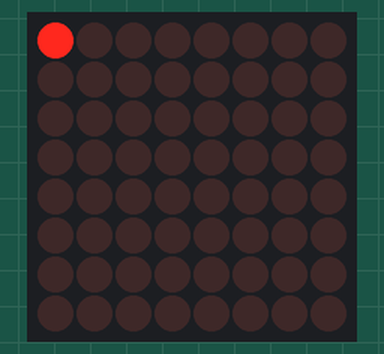
Simulated run of this sketch. Board: Arduino Uno, built with avr-gcc and run on an emulated ATmega328P. On the bench: 8×8 LED matrix.

Above: at 0.6 s.
At 4.1 s:
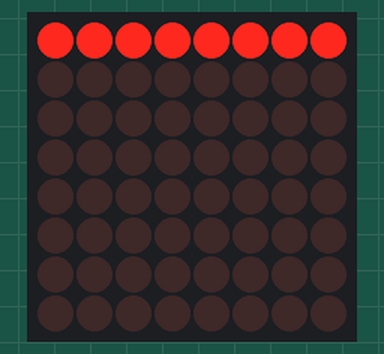
At 9.1 s:
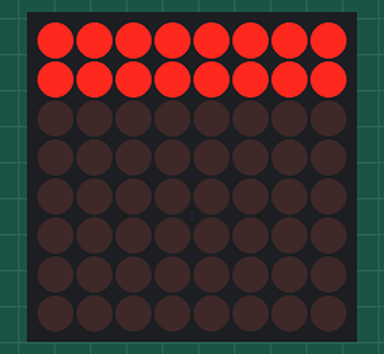
At 14.1 s:
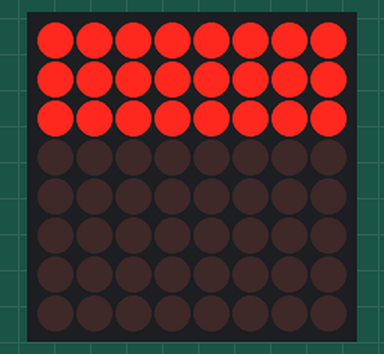
At 19.1 s:
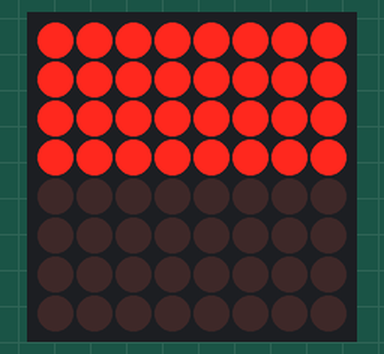
At 34.1 s:
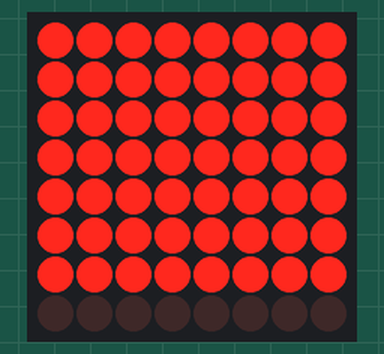

The sketch:

matrix_allrows.ino
```cpp
#include <LedControl.h>

LedControl lc = LedControl (12, 11, 10, 1);
int postion = 0;
int row;
void setup() {

  Serial.begin (9600);

  lc.shutdown (0, false);

  // set the brightness to a low value
  lc.setIntensity (0, 0); // 0 = low; 8 = high

  // clear the display
  lc.clearDisplay(0);
}

// here is the series of instructions for the continuously running part of the sketch

void loop() {

  for (postion = 0; postion <= 8; postion++) {
    //lc.setLed(0, 1, 1, false); // erase previous ball position
    delay(500);

    lc.setLed(0, row, postion, true);
    if (postion == 8) {
      addRow();
    }
    if (row == 8) {
      lc.clearDisplay(0);
      row = 0;
    }

  }
}

void addRow() {
  delay(500);
  row++;

}
```

Measured:
- what the display in image 0 shows lasts 0.5 s, from 0.5 s to 1.0 s
- what the display in image 1 shows lasts 1.5 s, from 4.0 s to 5.5 s
